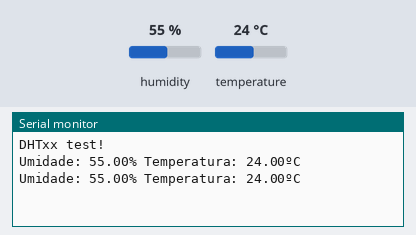
This sketch was run on a simulated ESP8266 (NodeMCU). Shown: the last lines printed to the serial monitor. Inputs (shaded band) come from the test bench; at power-on: humidity 55 %, temperature 24 °C.

Above: at 2.8 s.
2.9 s: humidity set to 22 %
At 5.1 s:
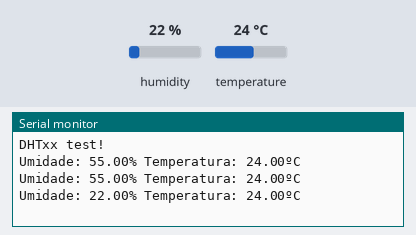
5.6 s: temperature set to 12 °C
At 7.4 s:
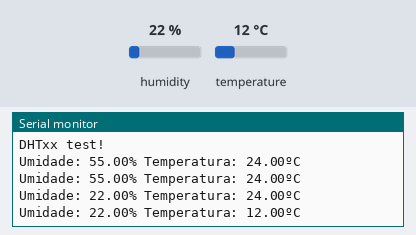
8.3 s: humidity set to 40 %
At 11.0 s:
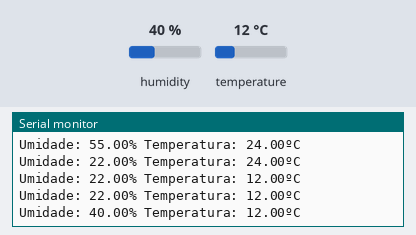
Timing chart, 0 to 12.5 s (numbered marks = the images above; inputs shaded):
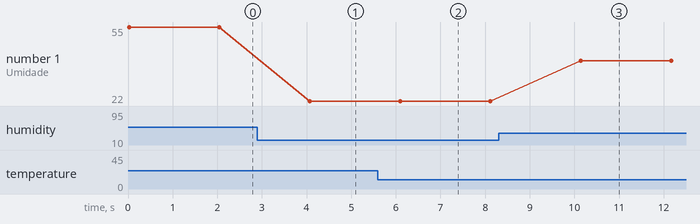

Measured:
- after the input at 2.9 s, the serial monitor: prints a new line after 1.2 s (image 1)
- after the input at 5.6 s, the serial monitor: prints a new line after 0.49 s (image 2)
- after the input at 8.3 s, the serial monitor: prints a new line after 1.8 s (image 3)
- plotted number 1: 55 → 22 after the input at 2.9 s, 22 → 40 after the input at 8.3 s

The sketch:

sensor_agua.ino
```cpp
#include "DHT.h"
#include "arduino.h"
#define DHTPIN D1 // pino que estamos conectado
#define DHTTYPE DHT11 // DHT 11

// Conecte pino 1 do sensor (esquerda) ao +5V
// Conecte pino 2 do sensor ao pino de dados definido em seu Arduino
// Conecte pino 4 do sensor ao GND
// Conecte o resistor de 10K entre pin 2 (dados)
// e ao pino 1 (VCC) do sensor
DHT dht(DHTPIN, DHTTYPE);

void setup()
{
  Serial.begin(9600);
  Serial.println("DHTxx test!");
  dht.begin();
}

void loop()
{
  // A leitura da temperatura e umidade pode levar 250ms!
  // O atraso do sensor pode chegar a 2 segundos.
  float h = dht.readHumidity();
  float t = dht.readTemperature();
  // testa se retorno é valido, caso contrário algo está errado.
  if (isnan(t) || isnan(h))
  {
    Serial.println("Failed to read from DHT");
    delay(2000);
  }
  else
  {
    Serial.print("Umidade: ");
    Serial.print(h);
    Serial.print("% ");
    Serial.print("Temperatura: ");
    Serial.print(t);
    Serial.println("ºC");
    delay(2000);
  }
}
```
